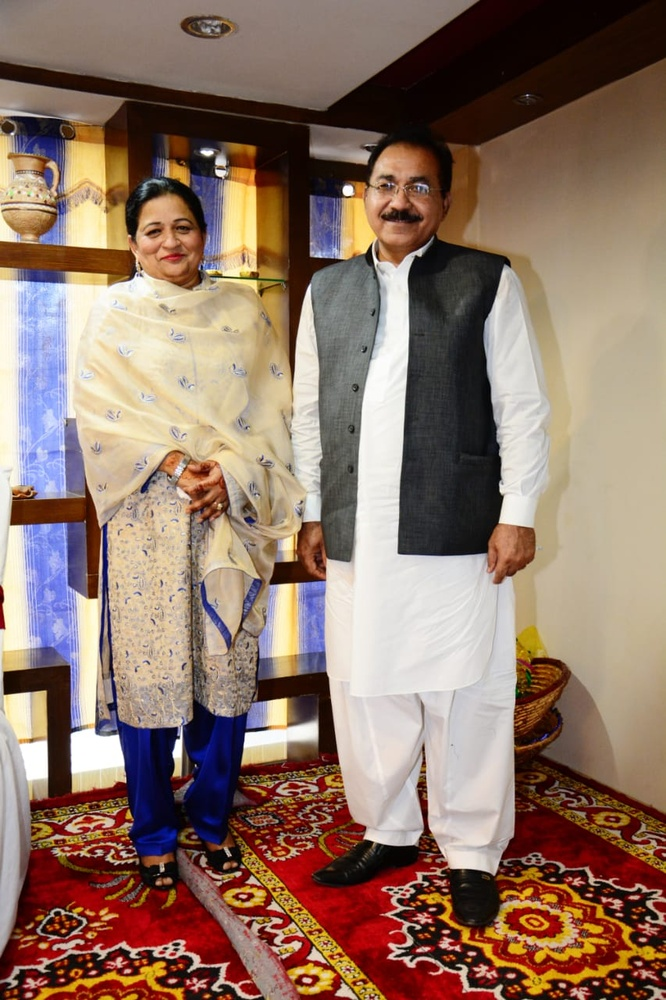
%> input picture image1.JPG, 666 x 1000 px, shrunk from 853 x 1280 before the run
$ octave fuzzylogic1.m   (GNU Octave 9; MATLAB toolbox functions it lacks are replaced by stand-ins)
%> lines starting %> are read from the running program, lines starting %| are printed output that depends on the picture
%{
    part 1: Fuzzy Logic implementation in Image Processing

    This matlab code implementation shows how to use and implement fuzzy logic for image processing.
    Specifically, this code shows and explains how to detect edges in an image.

    An edge is a limit between two uniform areas. You can distinguish an edge by contrasting the force of adjoining pixels.
    In any case, since uniform areas are not freshly characterized,
    little force contrasts between two adjoining pixels don't generally address an edge.
    All things being equal, the power contrast may address a concealing impact.

%}

%Importing the image.
image1 = imread('image1.jpg');
%> image1 is the input picture: size 1000x666x3 uint8; mean R, G, B 142.3, 116.9, 102.7

Imgray = rgb2gray(image1);
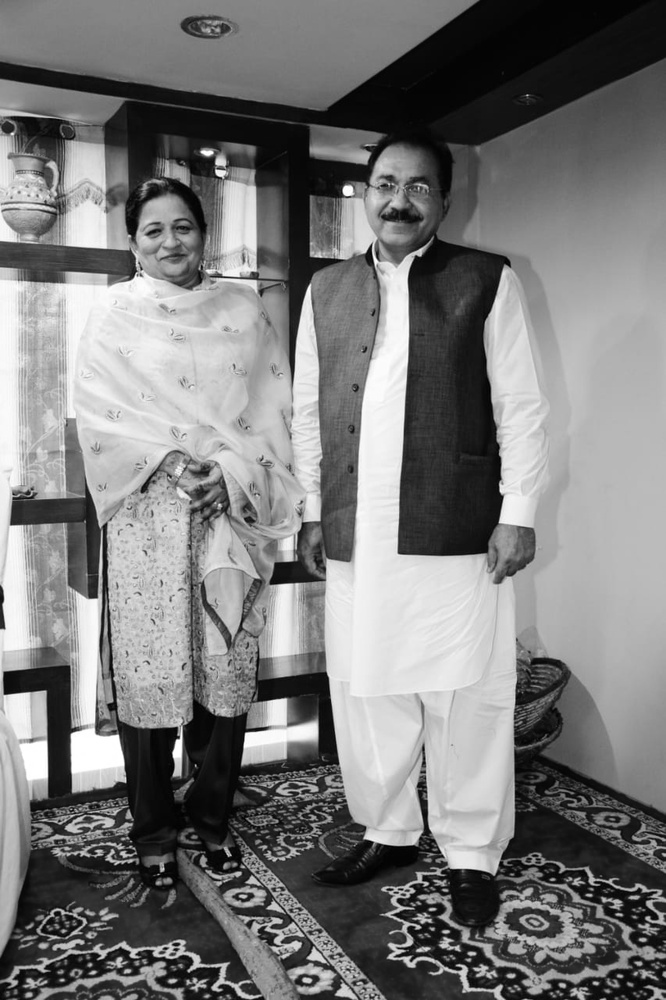
%> Imgray: size 1000x666 uint8; min 0, max 255, mean 122.9

% Converting the Image to a Double-Precision Data
% The evalfis function for evaluation of fuzzy inference systems succour only a single precision and double precision data.
% Therefore, convert Imgray into a double array using im2double function.

I = im2double(Imgray);

% Obtaining the Image's Gradient
% The fuzzy logic edge-detection algorithm for this code part
% relies on the image gradient to locate breaks in uniform regions

Gx = [-1 1];
Gy = Gx';
Ix = conv2(I,Gx,'same');
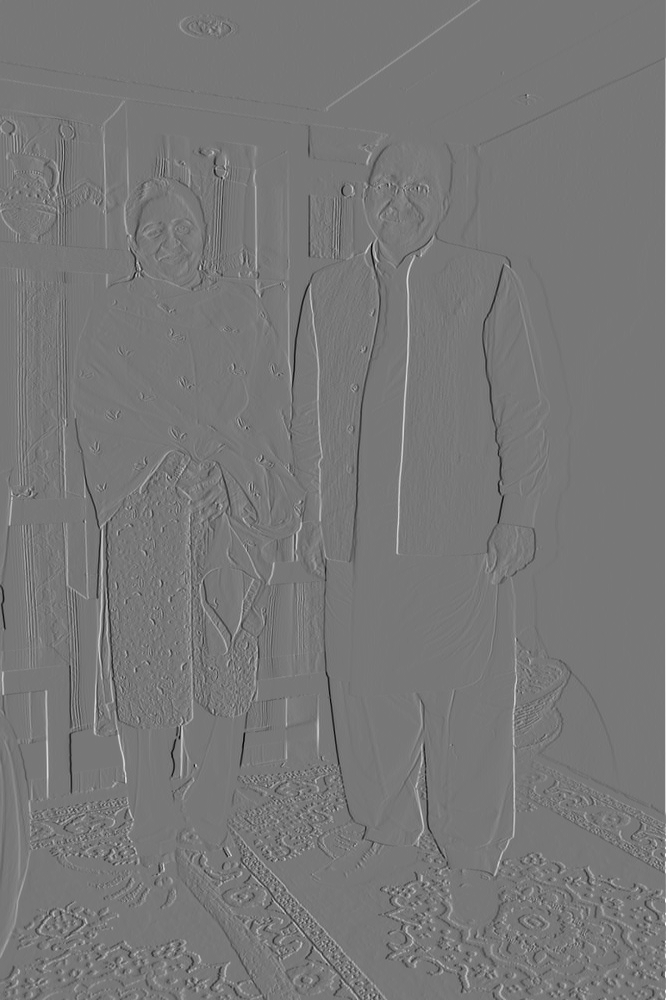
%> Ix: size 1000x666 double; min -0.651, max 0.733, mean 0.00107; drawn with min black and max white
Iy = conv2(I,Gy,'same');
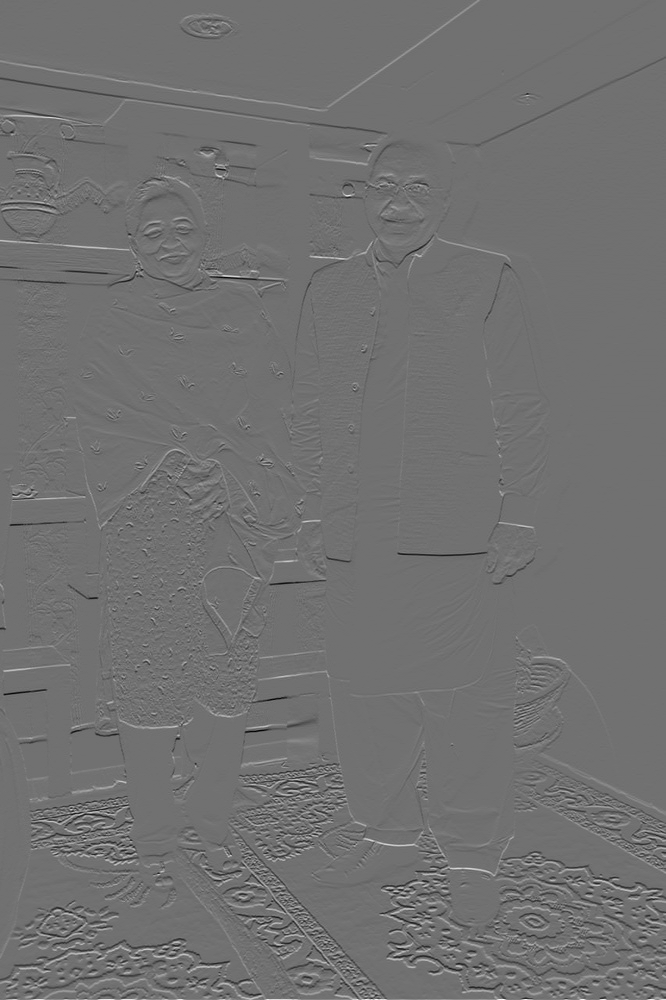
%> Iy: size 1000x666 double; min -0.631, max 0.792, mean 0.000374; drawn with min black and max white


% Defining the  FIS (Fuzzy Inference System) for Edge Detection
% Create an FIS for edge detection,call it edgeFIS

%> (the run ends here)
